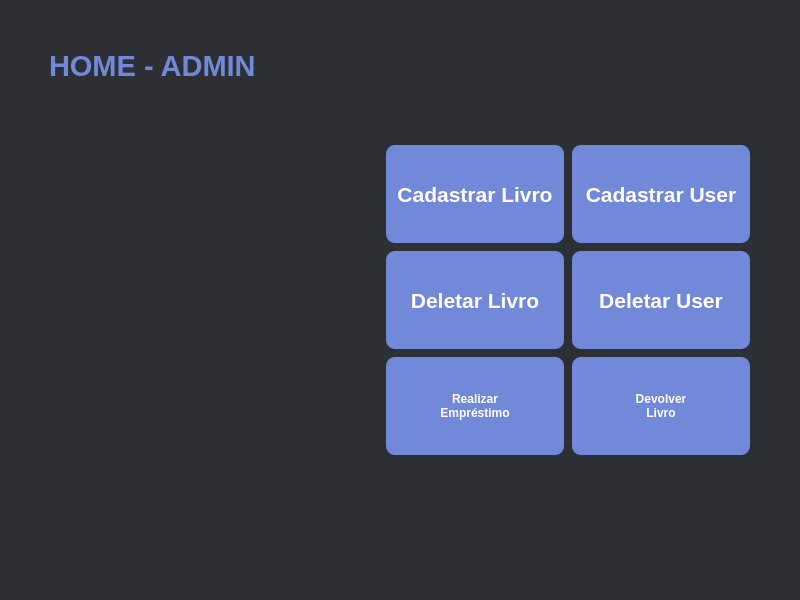
<?xml version="1.0" encoding="UTF-8"?>
<ui version="4.0">
 <class>home_adm</class>
 <widget class="QMainWindow" name="home_adm">
  <property name="geometry">
   <rect>
    <x>0</x>
    <y>0</y>
    <width>800</width>
    <height>600</height>
   </rect>
  </property>
  <property name="windowTitle">
   <string>MainWindow</string>
  </property>
  <property name="styleSheet">
   <string notr="true">font-family: Segoe UI;
font-weight: bold;</string>
  </property>
  <widget class="QWidget" name="centralwidget">
   <property name="styleSheet">
    <string notr="true">background-color: #2C2F33;</string>
   </property>
   <layout class="QVBoxLayout" name="verticalLayout_2">
    <item>
     <layout class="QHBoxLayout" name="horizontalLayout">
      <property name="sizeConstraint">
       <enum>QLayout::SetFixedSize</enum>
      </property>
      <item>
       <spacer name="horizontalSpacer_3">
        <property name="orientation">
         <enum>Qt::Horizontal</enum>
        </property>
        <property name="sizeType">
         <enum>QSizePolicy::Fixed</enum>
        </property>
        <property name="sizeHint" stdset="0">
         <size>
          <width>40</width>
          <height>20</height>
         </size>
        </property>
       </spacer>
      </item>
      <item>
       <layout class="QVBoxLayout" name="verticalLayout">
        <item>
         <spacer name="verticalSpacer_4">
          <property name="orientation">
           <enum>Qt::Vertical</enum>
          </property>
          <property name="sizeType">
           <enum>QSizePolicy::Fixed</enum>
          </property>
          <property name="sizeHint" stdset="0">
           <size>
            <width>20</width>
            <height>40</height>
           </size>
          </property>
         </spacer>
        </item>
        <item>
         <widget class="QLabel" name="label">
          <property name="font">
           <font>
            <family>Segoe UI</family>
            <pointsize>22</pointsize>
            <weight>75</weight>
            <bold>true</bold>
           </font>
          </property>
          <property name="styleSheet">
           <string notr="true">color: #7289DA;</string>
          </property>
          <property name="text">
           <string>HOME - ADMIN</string>
          </property>
         </widget>
        </item>
        <item>
         <spacer name="verticalSpacer_3">
          <property name="orientation">
           <enum>Qt::Vertical</enum>
          </property>
          <property name="sizeHint" stdset="0">
           <size>
            <width>20</width>
            <height>40</height>
           </size>
          </property>
         </spacer>
        </item>
        <item alignment="Qt::AlignHCenter|Qt::AlignVCenter">
         <widget class="QLabel" name="label_3">
          <property name="sizePolicy">
           <sizepolicy hsizetype="Minimum" vsizetype="Minimum">
            <horstretch>0</horstretch>
            <verstretch>0</verstretch>
           </sizepolicy>
          </property>
          <property name="minimumSize">
           <size>
            <width>1</width>
            <height>0</height>
           </size>
          </property>
          <property name="styleSheet">
           <string notr="true">max-width: 150px;
max-height: 150px;</string>
          </property>
          <property name="text">
           <string/>
          </property>
          <property name="pixmap">
           <pixmap>../imagens/logo.png</pixmap>
          </property>
          <property name="scaledContents">
           <bool>true</bool>
          </property>
         </widget>
        </item>
        <item>
         <widget class="QLabel" name="label_2">
          <property name="text">
           <string/>
          </property>
         </widget>
        </item>
       </layout>
      </item>
      <item>
       <spacer name="horizontalSpacer_2">
        <property name="orientation">
         <enum>Qt::Horizontal</enum>
        </property>
        <property name="sizeHint" stdset="0">
         <size>
          <width>40</width>
          <height>20</height>
         </size>
        </property>
       </spacer>
      </item>
      <item>
       <layout class="QGridLayout" name="gridLayout">
        <item row="4" column="0">
         <spacer name="verticalSpacer_2">
          <property name="orientation">
           <enum>Qt::Vertical</enum>
          </property>
          <property name="sizeHint" stdset="0">
           <size>
            <width>20</width>
            <height>40</height>
           </size>
          </property>
         </spacer>
        </item>
        <item row="2" column="0">
         <widget class="QPushButton" name="del_livro">
          <property name="enabled">
           <bool>true</bool>
          </property>
          <property name="sizePolicy">
           <sizepolicy hsizetype="Minimum" vsizetype="Minimum">
            <horstretch>0</horstretch>
            <verstretch>0</verstretch>
           </sizepolicy>
          </property>
          <property name="minimumSize">
           <size>
            <width>180</width>
            <height>100</height>
           </size>
          </property>
          <property name="font">
           <font>
            <family>Segoe UI</family>
            <pointsize>16</pointsize>
            <weight>75</weight>
            <bold>true</bold>
           </font>
          </property>
          <property name="styleSheet">
           <string notr="true">background-color: #7289DA;
border: 2px solid;
border-radius: 10px;
border-color: transparent;
color: #FFFFFF;</string>
          </property>
          <property name="text">
           <string>Deletar Livro</string>
          </property>
         </widget>
        </item>
        <item row="2" column="1">
         <widget class="QPushButton" name="del_user">
          <property name="enabled">
           <bool>true</bool>
          </property>
          <property name="sizePolicy">
           <sizepolicy hsizetype="Minimum" vsizetype="Minimum">
            <horstretch>0</horstretch>
            <verstretch>0</verstretch>
           </sizepolicy>
          </property>
          <property name="minimumSize">
           <size>
            <width>180</width>
            <height>100</height>
           </size>
          </property>
          <property name="font">
           <font>
            <family>Segoe UI</family>
            <pointsize>16</pointsize>
            <weight>75</weight>
            <bold>true</bold>
           </font>
          </property>
          <property name="styleSheet">
           <string notr="true">background-color: #7289DA;
border: 2px solid;
border-radius: 10px;
border-color: transparent;
color: #FFFFFF;</string>
          </property>
          <property name="text">
           <string>Deletar User</string>
          </property>
         </widget>
        </item>
        <item row="0" column="0">
         <spacer name="verticalSpacer">
          <property name="orientation">
           <enum>Qt::Vertical</enum>
          </property>
          <property name="sizeHint" stdset="0">
           <size>
            <width>20</width>
            <height>40</height>
           </size>
          </property>
         </spacer>
        </item>
        <item row="1" column="0">
         <widget class="QPushButton" name="cad_livro">
          <property name="enabled">
           <bool>true</bool>
          </property>
          <property name="sizePolicy">
           <sizepolicy hsizetype="Minimum" vsizetype="Minimum">
            <horstretch>0</horstretch>
            <verstretch>0</verstretch>
           </sizepolicy>
          </property>
          <property name="minimumSize">
           <size>
            <width>180</width>
            <height>100</height>
           </size>
          </property>
          <property name="font">
           <font>
            <family>Segoe UI</family>
            <pointsize>16</pointsize>
            <weight>75</weight>
            <bold>true</bold>
           </font>
          </property>
          <property name="cursor">
           <cursorShape>PointingHandCursor</cursorShape>
          </property>
          <property name="styleSheet">
           <string notr="true">background-color: #7289DA;
border: 2px solid;
border-radius: 10px;
border-color: transparent;
color: #FFFFFF;</string>
          </property>
          <property name="text">
           <string>Cadastrar Livro</string>
          </property>
         </widget>
        </item>
        <item row="1" column="1">
         <widget class="QPushButton" name="cad_user">
          <property name="enabled">
           <bool>true</bool>
          </property>
          <property name="sizePolicy">
           <sizepolicy hsizetype="Minimum" vsizetype="Minimum">
            <horstretch>0</horstretch>
            <verstretch>0</verstretch>
           </sizepolicy>
          </property>
          <property name="minimumSize">
           <size>
            <width>180</width>
            <height>100</height>
           </size>
          </property>
          <property name="font">
           <font>
            <family>Segoe UI</family>
            <pointsize>16</pointsize>
            <weight>75</weight>
            <bold>true</bold>
           </font>
          </property>
          <property name="cursor">
           <cursorShape>PointingHandCursor</cursorShape>
          </property>
          <property name="styleSheet">
           <string notr="true">background-color: #7289DA;
border: 2px solid;
border-radius: 10px;
border-color: transparent;
color: #FFFFFF;</string>
          </property>
          <property name="text">
           <string>Cadastrar User</string>
          </property>
         </widget>
        </item>
        <item row="3" column="0">
         <widget class="QPushButton" name="emp_livro">
          <property name="minimumSize">
           <size>
            <width>180</width>
            <height>100</height>
           </size>
          </property>
          <property name="font">
           <font>
            <family>Segoe UI</family>
            <weight>75</weight>
            <bold>true</bold>
           </font>
          </property>
          <property name="cursor">
           <cursorShape>PointingHandCursor</cursorShape>
          </property>
          <property name="styleSheet">
           <string notr="true">background-color: #7289DA;
border: 2px solid;
border-radius: 10px;
border-color: transparent;
color: #FFFFFF;</string>
          </property>
          <property name="text">
           <string>Realizar 
Empréstimo</string>
          </property>
         </widget>
        </item>
        <item row="3" column="1">
         <widget class="QPushButton" name="devol_livro">
          <property name="minimumSize">
           <size>
            <width>180</width>
            <height>100</height>
           </size>
          </property>
          <property name="font">
           <font>
            <family>Segoe UI</family>
            <weight>75</weight>
            <bold>true</bold>
           </font>
          </property>
          <property name="styleSheet">
           <string notr="true">background-color: #7289DA;
border: 2px solid;
border-radius: 10px;
border-color: transparent;
color: #FFFFFF;</string>
          </property>
          <property name="text">
           <string>Devolver 
Livro</string>
          </property>
         </widget>
        </item>
       </layout>
      </item>
      <item>
       <spacer name="horizontalSpacer">
        <property name="orientation">
         <enum>Qt::Horizontal</enum>
        </property>
        <property name="sizeType">
         <enum>QSizePolicy::Fixed</enum>
        </property>
        <property name="sizeHint" stdset="0">
         <size>
          <width>40</width>
          <height>20</height>
         </size>
        </property>
       </spacer>
      </item>
     </layout>
    </item>
   </layout>
  </widget>
 </widget>
 <resources/>
 <connections/>
</ui>
